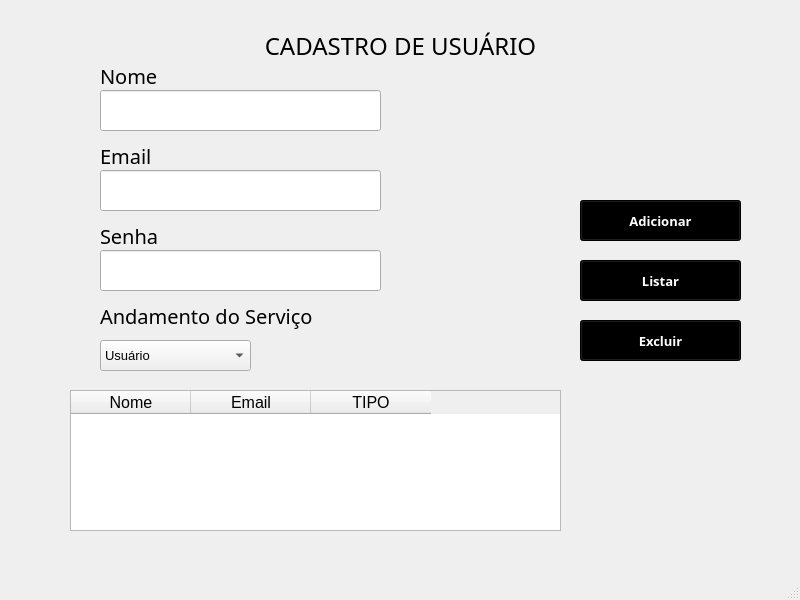
<?xml version="1.0" encoding="UTF-8"?>
<ui version="4.0">
 <class>MainWindow</class>
 <widget class="QMainWindow" name="MainWindow">
  <property name="geometry">
   <rect>
    <x>0</x>
    <y>0</y>
    <width>800</width>
    <height>600</height>
   </rect>
  </property>
  <property name="minimumSize">
   <size>
    <width>0</width>
    <height>600</height>
   </size>
  </property>
  <property name="maximumSize">
   <size>
    <width>16777215</width>
    <height>600</height>
   </size>
  </property>
  <property name="font">
   <font>
    <family>Arial</family>
    <pointsize>10</pointsize>
   </font>
  </property>
  <property name="windowTitle">
   <string>MainWindow</string>
  </property>
  <widget class="QWidget" name="centralwidget">
   <widget class="QLabel" name="label">
    <property name="geometry">
     <rect>
      <x>200</x>
      <y>30</y>
      <width>401</width>
      <height>31</height>
     </rect>
    </property>
    <property name="font">
     <font>
      <family>Arial Black</family>
      <pointsize>18</pointsize>
     </font>
    </property>
    <property name="text">
     <string>CADASTRO DE USUÁRIO</string>
    </property>
    <property name="alignment">
     <set>Qt::AlignCenter</set>
    </property>
   </widget>
   <widget class="QLabel" name="label_3">
    <property name="geometry">
     <rect>
      <x>100</x>
      <y>60</y>
      <width>101</width>
      <height>31</height>
     </rect>
    </property>
    <property name="font">
     <font>
      <family>Arial Black</family>
      <pointsize>15</pointsize>
     </font>
    </property>
    <property name="text">
     <string>Nome</string>
    </property>
   </widget>
   <widget class="QLabel" name="label_4">
    <property name="geometry">
     <rect>
      <x>100</x>
      <y>220</y>
      <width>211</width>
      <height>31</height>
     </rect>
    </property>
    <property name="font">
     <font>
      <family>Arial Black</family>
      <pointsize>15</pointsize>
     </font>
    </property>
    <property name="text">
     <string>Senha</string>
    </property>
   </widget>
   <widget class="QLabel" name="label_5">
    <property name="geometry">
     <rect>
      <x>100</x>
      <y>140</y>
      <width>101</width>
      <height>31</height>
     </rect>
    </property>
    <property name="font">
     <font>
      <family>Arial Black</family>
      <pointsize>15</pointsize>
     </font>
    </property>
    <property name="text">
     <string>Email</string>
    </property>
   </widget>
   <widget class="QLineEdit" name="txtNomeUsuario">
    <property name="geometry">
     <rect>
      <x>100</x>
      <y>90</y>
      <width>281</width>
      <height>41</height>
     </rect>
    </property>
    <property name="font">
     <font>
      <pointsize>15</pointsize>
     </font>
    </property>
   </widget>
   <widget class="QLineEdit" name="txtEmailUsuario">
    <property name="geometry">
     <rect>
      <x>100</x>
      <y>170</y>
      <width>281</width>
      <height>41</height>
     </rect>
    </property>
    <property name="font">
     <font>
      <pointsize>15</pointsize>
     </font>
    </property>
   </widget>
   <widget class="QLineEdit" name="txtSenhaUsuario">
    <property name="geometry">
     <rect>
      <x>100</x>
      <y>250</y>
      <width>281</width>
      <height>41</height>
     </rect>
    </property>
    <property name="font">
     <font>
      <pointsize>15</pointsize>
     </font>
    </property>
   </widget>
   <widget class="QPushButton" name="btnCadastrarUsuario">
    <property name="geometry">
     <rect>
      <x>580</x>
      <y>200</y>
      <width>161</width>
      <height>41</height>
     </rect>
    </property>
    <property name="font">
     <font>
      <family>Arial Black</family>
      <pointsize>10</pointsize>
      <weight>75</weight>
      <bold>true</bold>
     </font>
    </property>
    <property name="styleSheet">
     <string notr="true">background-color: rgb(0, 0, 0);
color: rgb(255, 255, 255);</string>
    </property>
    <property name="text">
     <string>Adicionar</string>
    </property>
   </widget>
   <widget class="QPushButton" name="btnExcluirUsuario">
    <property name="geometry">
     <rect>
      <x>580</x>
      <y>320</y>
      <width>161</width>
      <height>41</height>
     </rect>
    </property>
    <property name="font">
     <font>
      <family>Arial Black</family>
      <pointsize>10</pointsize>
      <weight>75</weight>
      <bold>true</bold>
     </font>
    </property>
    <property name="styleSheet">
     <string notr="true">background-color: rgb(0, 0, 0);
color: rgb(255, 255, 255);</string>
    </property>
    <property name="text">
     <string>Excluir</string>
    </property>
   </widget>
   <widget class="QLabel" name="lblMsg">
    <property name="geometry">
     <rect>
      <x>420</x>
      <y>90</y>
      <width>341</width>
      <height>51</height>
     </rect>
    </property>
    <property name="font">
     <font>
      <family>Arial</family>
      <pointsize>10</pointsize>
      <weight>50</weight>
      <bold>false</bold>
     </font>
    </property>
    <property name="text">
     <string/>
    </property>
    <property name="alignment">
     <set>Qt::AlignCenter</set>
    </property>
   </widget>
   <widget class="QLabel" name="label_7">
    <property name="geometry">
     <rect>
      <x>100</x>
      <y>300</y>
      <width>261</width>
      <height>31</height>
     </rect>
    </property>
    <property name="font">
     <font>
      <family>Arial Black</family>
      <pointsize>15</pointsize>
     </font>
    </property>
    <property name="text">
     <string>Andamento do Serviço</string>
    </property>
   </widget>
   <widget class="QComboBox" name="comboBoxTipoUsuario">
    <property name="geometry">
     <rect>
      <x>100</x>
      <y>340</y>
      <width>151</width>
      <height>31</height>
     </rect>
    </property>
    <item>
     <property name="text">
      <string>Usuário</string>
     </property>
    </item>
    <item>
     <property name="text">
      <string>Administrador</string>
     </property>
    </item>
   </widget>
   <widget class="QPushButton" name="btnListarUsuarios">
    <property name="geometry">
     <rect>
      <x>580</x>
      <y>260</y>
      <width>161</width>
      <height>41</height>
     </rect>
    </property>
    <property name="font">
     <font>
      <family>Arial Black</family>
      <pointsize>10</pointsize>
      <weight>75</weight>
      <bold>true</bold>
     </font>
    </property>
    <property name="styleSheet">
     <string notr="true">background-color: rgb(0, 0, 0);
color: rgb(255, 255, 255);</string>
    </property>
    <property name="text">
     <string>Listar</string>
    </property>
   </widget>
   <widget class="QTableWidget" name="tableWidget">
    <property name="geometry">
     <rect>
      <x>70</x>
      <y>390</y>
      <width>491</width>
      <height>141</height>
     </rect>
    </property>
    <property name="mouseTracking">
     <bool>false</bool>
    </property>
    <attribute name="horizontalHeaderVisible">
     <bool>true</bool>
    </attribute>
    <attribute name="horizontalHeaderCascadingSectionResizes">
     <bool>false</bool>
    </attribute>
    <attribute name="horizontalHeaderDefaultSectionSize">
     <number>120</number>
    </attribute>
    <attribute name="horizontalHeaderHighlightSections">
     <bool>true</bool>
    </attribute>
    <attribute name="horizontalHeaderShowSortIndicator" stdset="0">
     <bool>false</bool>
    </attribute>
    <column>
     <property name="text">
      <string>Nome</string>
     </property>
     <property name="font">
      <font>
       <family>Arial</family>
       <pointsize>12</pointsize>
      </font>
     </property>
     <property name="textAlignment">
      <set>AlignCenter</set>
     </property>
    </column>
    <column>
     <property name="text">
      <string>Email</string>
     </property>
     <property name="font">
      <font>
       <family>Arial</family>
       <pointsize>12</pointsize>
      </font>
     </property>
     <property name="textAlignment">
      <set>AlignCenter</set>
     </property>
    </column>
    <column>
     <property name="text">
      <string>TIPO</string>
     </property>
     <property name="font">
      <font>
       <family>Arial</family>
       <pointsize>12</pointsize>
      </font>
     </property>
     <property name="textAlignment">
      <set>AlignCenter</set>
     </property>
    </column>
   </widget>
  </widget>
  <widget class="QMenuBar" name="menubar">
   <property name="geometry">
    <rect>
     <x>0</x>
     <y>0</y>
     <width>800</width>
     <height>21</height>
    </rect>
   </property>
  </widget>
  <widget class="QStatusBar" name="statusbar"/>
 </widget>
 <resources/>
 <connections/>
</ui>
